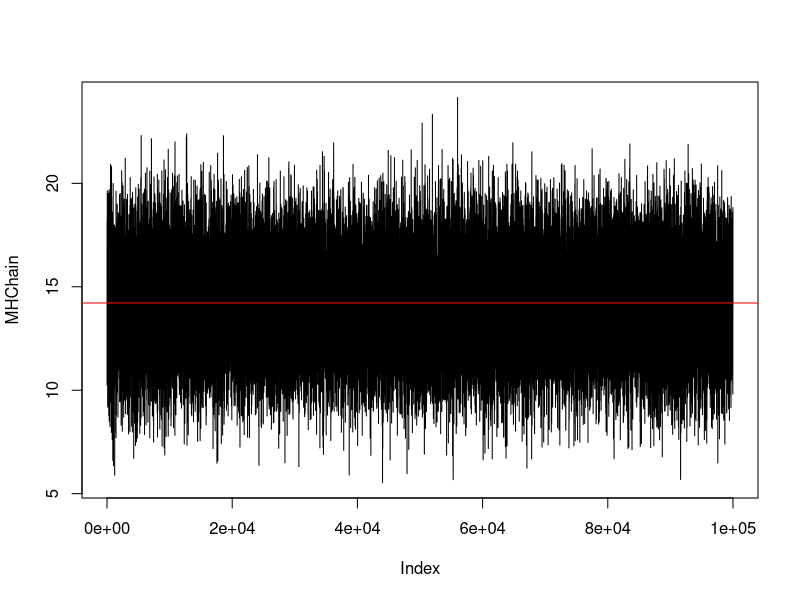
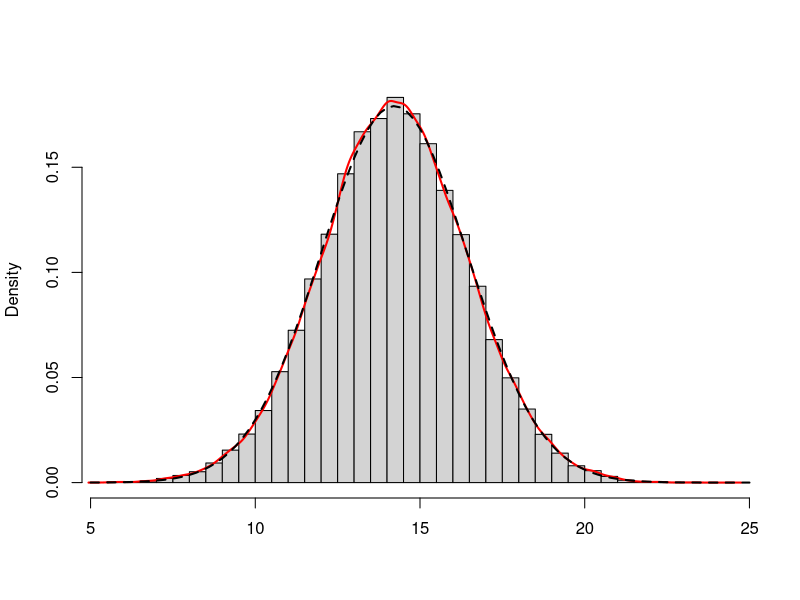

R code for these plots, in order:
## ---- chunk 1
data <- c(15, 2, 11, 25, 18)
## ---- chunk 2
m0 <- mean(data)
s0 <- 5

aprior <- function(mu, sigma){
  return(1/sigma)
}
## ---- chunk 3
# verohodnostni funkce
fmv <- function(obs, par.mju, par.sig = 5)
{
  return(exp(sum(dnorm(obs, par.mju, par.sig, log = TRUE))))
}

#MH
draw <- 17
MHChain <- draw

for (i in 1:100000){
  proposal <- draw + rnorm(1,0,5)
  
  f0 <- log(fmv(data, draw)) + log(aprior(m0,s0))
  f1 <- log(fmv(data, proposal)) + log(aprior(m0,s0))
  
  alpha <- min(1,exp(f1-f0))
  u <- runif(1)
  
  if (u < alpha){
    draw <- proposal
  }
  
  MHChain <- c(MHChain, draw)
}

#Vykreslení grafu Markovova řetězce
plot(MHChain, type = "l", main = "")
abline(h = mean(MHChain), col = "red")
## ---- chunk 4
#Posteriorní rozdělení
hist(MHChain[2000:100000], main = "", breaks = 40, freq = F, xlab = "")
lines(density(MHChain[2000:100000]), lwd = 2, col = "red")
curve(dnorm(x, mean(MHChain), sd(MHChain)), lty = 2, lwd = 2, from = 5, to = 25, add = T)

